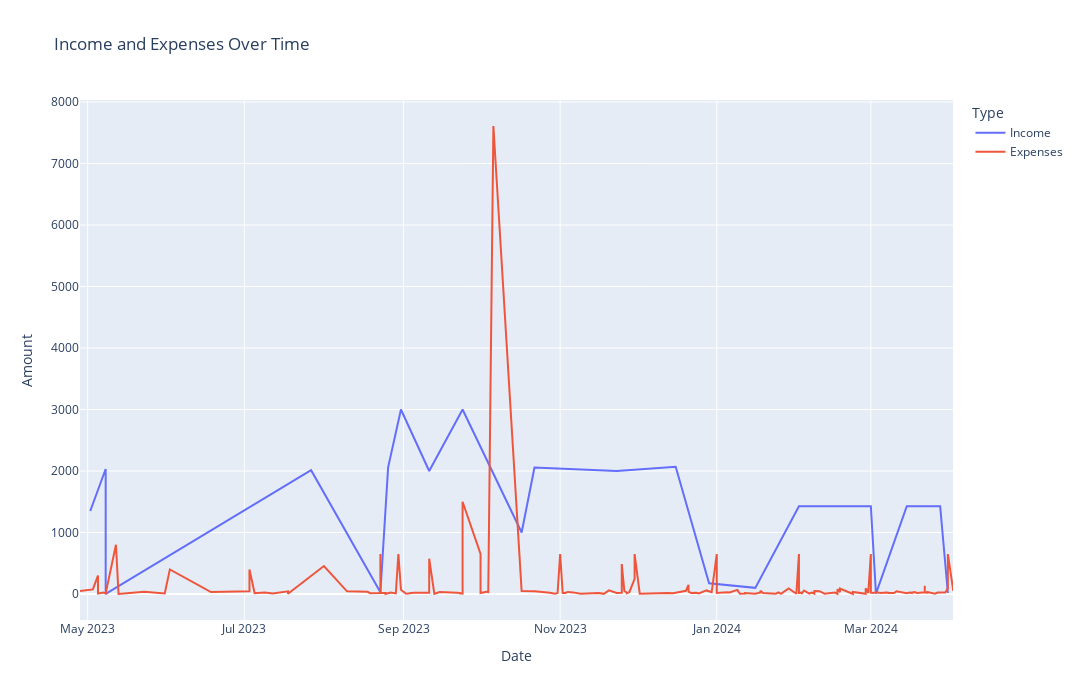
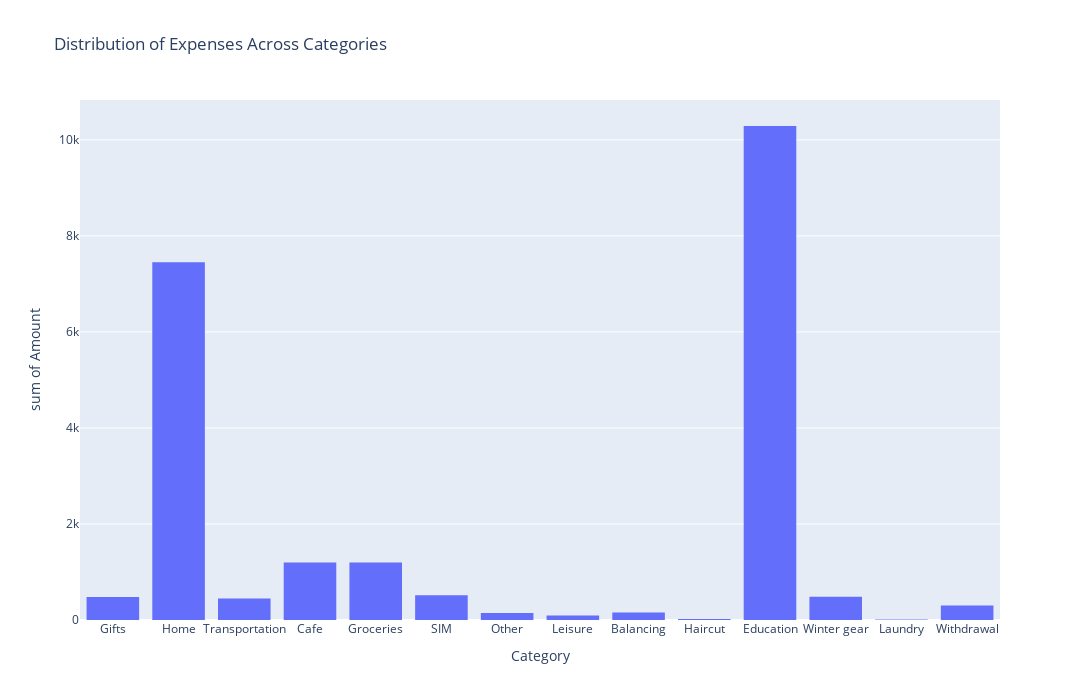

Write notebook code for charts like these, in order.
### Code cell
# 1. Data Cleaning
# Convert 'Date' column to datetime
df['Date'] = pd.to_datetime(df['Date'])

# # Drop 'Comment' column if not relevant
# df.drop('Comment', axis=1, inplace=True)

fig = px.line(df, x='Date', y='Amount', color='Type', title='Income and Expenses Over Time')
fig.update_layout(width=1080, height=700)  # Set width and height
fig.show()

# Plot distribution of expenses across categories
fig = px.histogram(df[df['Type'] == 'Expenses'], x='Category', y='Amount', title='Distribution of Expenses Across Categories')
fig.update_layout(width=1080, height=700)  # Set width and height
fig.show()

### Figure 1 — Plotly figure (JSON) as saved in the notebook; plotly's stock layout.template omitted (floating-point values rounded to 4 significant figures; data arrays with more than 128 entries replaced by an {"elided": "..."} marker saying what was removed)
{"data": [{"hovertemplate": "Type=Income<br>Date=%{x}<br>Amount=%{y}<extra></extra>", "legendgroup": "Income", "line": {"color": "#636efa", "dash": "solid"}, "marker": {"symbol": "circle"}, "mode": "lines", "name": "Income", "orientation": "v", "showlegend": true, "type": "scatter", "x": ["2024-03-31T00:00:00", "2024-03-28T00:00:00", "2024-03-15T00:00:00", "2024-03-03T00:00:00", "2024-03-01T00:00:00", "2024-02-16T00:00:00", "2024-02-02T00:00:00", "2024-01-16T00:00:00", "2023-12-29T00:00:00", "2023-12-16T00:00:00", "2023-11-23T00:00:00", "2023-10-22T00:00:00", "2023-10-17T00:00:00", "2023-09-24T00:00:00", "2023-09-11T00:00:00", "2023-08-31T00:00:00", "2023-08-26T00:00:00", "2023-08-23T00:00:00", "2023-07-27T00:00:00", "2023-05-08T00:00:00", "2023-05-08T00:00:00", "2023-05-02T00:00:00"], "xaxis": "x", "y": [16, 1427.0, 1427.0, 6, 1427.0, 1427.0, 1427.0, 100, 173.2, 2070, 2000, 2056.0, 1000, 3000, 2000, 3000, 2060, 30, 2013, 1, 2033, 1350], "yaxis": "y"}, {"hovertemplate": "Type=Expenses<br>Date=%{x}<br>Amount=%{y}<extra></extra>", "legendgroup": "Expenses", "line": {"color": "#EF553B", "dash": "solid"}, "marker": {"symbol": "circle"}, "mode": "lines", "name": "Expenses", "orientation": "v", "showlegend": true, "type": "scatter", "x": {"elided": "176 str values"}, "xaxis": "x", "y": {"elided": "176 float values"}, "yaxis": "y"}], "layout": {"height": 700, "legend": {"title": {"text": "Type"}, "tracegroupgap": 0}, "title": {"text": "Income and Expenses Over Time"}, "width": 1080, "xaxis": {"anchor": "y", "domain": [0, 1], "title": {"text": "Date"}}, "yaxis": {"anchor": "x", "domain": [0, 1], "title": {"text": "Amount"}}}}

### Figure 2 — Plotly figure (JSON) as saved in the notebook; plotly's stock layout.template omitted (floating-point values rounded to 4 significant figures; data arrays with more than 128 entries replaced by an {"elided": "..."} marker saying what was removed)
{"data": [{"alignmentgroup": "True", "bingroup": "x", "histfunc": "sum", "hovertemplate": "Category=%{x}<br>sum of Amount=%{y}<extra></extra>", "legendgroup": "", "marker": {"color": "#636efa", "pattern": {"shape": ""}}, "name": "", "offsetgroup": "", "orientation": "v", "showlegend": false, "type": "histogram", "x": {"elided": "176 str values"}, "xaxis": "x", "y": {"elided": "176 float values"}, "yaxis": "y"}], "layout": {"barmode": "relative", "height": 700, "legend": {"tracegroupgap": 0}, "title": {"text": "Distribution of Expenses Across Categories"}, "width": 1080, "xaxis": {"anchor": "y", "domain": [0, 1], "title": {"text": "Category"}}, "yaxis": {"anchor": "x", "domain": [0, 1], "title": {"text": "sum of Amount"}}}}
